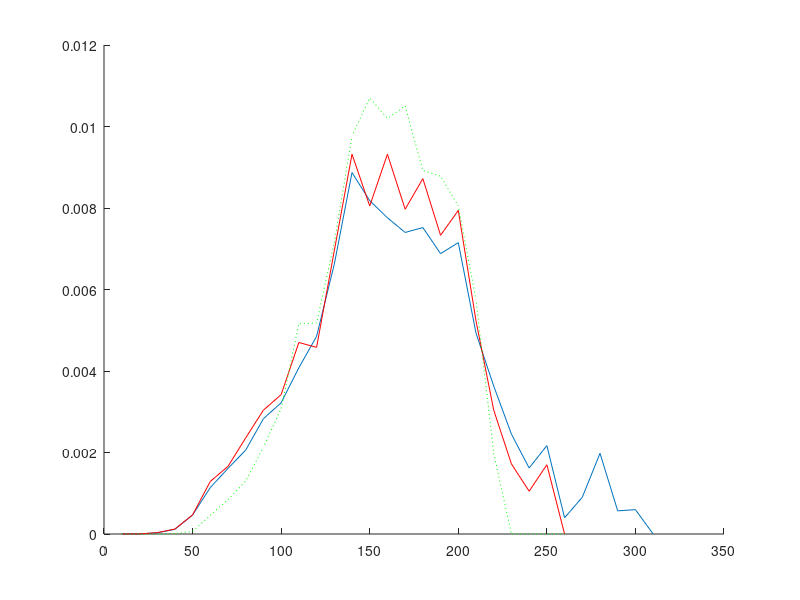

Write MATLAB code to recreate this figure.
 clear fqdokkarm
 % ====================================================
 % Input filename: PROBE.dat
 % ====================================================
 % Plot1 = 1950.0; Plot2 = 1800.0; Gdok = 0.583; Gm = 0.207;
 % Nfr =  3; JZ = 1; Cycles =  1; N =     20; GSV = 2;
 Gfr = [0.103E-01 0.504E+00 0.486E+00  ];
 Dfr = [0.100E-04 0.500E-04 0.113E-03 0.180E-03 0.160E-03 0.315E-03 ];
 %_____________________________________________________
  Dmin =          10 ; % mkm
  Di =          10 ; % mkm
  Dj =          10 ; % mkm
 % Nkarm/Nmkm(min, max) = [   3.000000       100.0000     ];
 % k5 =  0.2500000     ;
 % Statistical significance P(alpha)=  0.000000000000000E+000 ;
 % eps =  5.0000001E-02 ;
 % Calculation variant =           1 ;
 % P(karm-in-karm) coef =   8.200000     ;
 % P(karm-in-MKM) coef =   7.730000     ;
 % Zok* =  0.0000000E+00 ;
 
 
 % ====================================================
 %				Calculation	Results                  
 % ====================================================
 
 % Cycles:           1
 % Total basic particles number:
 Nbase =          20 +          20 ;
 % Total defined pockets number:
 Nkarm =                  2525 ;
 % Total calls of random generator:
 NFX =                   386 ;  NFY =                 14990 ;
 NFQ =                   240 ;  NFW =                  1923 ;
 % Accuracy of random numbers modeling :
 epsx(1)=  3.3578634E-02 ; epsx(2)=  3.2160223E-02 ; epsx(3)=  3.2293797E-04 ;
 epsx(4)=  3.2871962E-04 ; epsx(5)=  3.2313943E-02 ; epsx(6)=  1.1133790E-02 ;
 
 %_______________Local structure analysis______________
 % Medium coef [(Lij/Ddok)+1]:   3.169549     ;
 % Medium number of bridges:   4.750000    
 % Medium ratio between number of pockets and bridges :   5.851666    
 % Medium fraction of paricles number in jammed pack:  6.9066785E-02
 % Medium number of conditions breakings:
 %    1) Dok > Dmax      :  0.0000000E+00
 %    2) Dok < Dmin      :  0.0000000E+00
 %    3) Dbase < 0.5Dok  :   18.67500    
 %    4) Dbase > 2.0Dok  :   275.1000    
 %    5) l > 4.7Dbase    :   8.275000    
 %    6) Nkarm = 0       :  0.0000000E+00
 %    7) Nmkm < 2        :  0.0000000E+00
 %    8) Nkarm/Nmkm < min:  0.7500000    
 %    9) Nkarm/Nmkm > max:  0.0000000E+00
 
 %___________________Dok parameters____________________
 % Mass-medium diameter of all Dok particles, mkm:
 Dok43a =  189.57; %(analytical calculation, all particles)
 Dok43all = [ 191.25  191.30]; %(all particles, 2 variants)
 Dok43(1) =  204.40; %(basic only)
 Dok43(2) =  190.92; %(surrounding only)
 % Accuracy of all Dok particles sizes modeling:
 epsalldok =  8.8572698E-03 ;
 % Accuracy of basic and surrounding Dok particles sizes modeling:
 epsdok(1) =  7.8237385E-02 ; epsdok(2) =  7.1008303E-03 ;
 Ddok_max =  315.00; %(maximum size of all particles)
 % Standard deviation of all Dok particles, mkm:
 Dok43sd =   58.87; %(analytical calculation, all particles)
 % Accuracy of Dok fractions distribution function modeling:
 epsdokfr = [0.129E-02 0.443E-02 0.176E-01  ];
 % Total fraction of homogenized oxidizer:
 fineoxy_fr =  0.0000000E+00 ;
 
 %________________Pockets parameters___________________
 % Accuracy of pockets distribution function modeling:
 epsfkarm =  0.1544323     ;
 % Accuracy of pockets distribution moments determination (4-th and 3-th):
 epsmkarm(1)=  0.1259665     ; epsmkarm(2)=  8.9340769E-02 ;
 % Mass-medium size of pockets (var. #1), mkm:
 Dkarm43(1) =  159.73;
 % Mass-medium size of pockets (var. #2)and standard deviation, mkm:
 Dkarm43(2) =  159.72; Dkarm43sd =   49.83; %( 0.312 relative)
 % Cor. mass-medium size of pockets and standard deviation (cor. var. #1), mkm:
 Dkarm43_cor(1) =  152.43; Dkarm43sd_cor(1) =  42.71; %( 0.280 relative)
 % Cor. mass-medium size of pockets and standard deviation (cor. var. #2), mkm:
 Dkarm43_cor(2) =  152.26; Dkarm43sd_cor(2) =  34.77; %( 0.228 relative)
 % Medium size of pockets, mkm:
 Dkarm10 =   95.91;
 % Cor. medium size of pockets (cor. var. #1), mkm:
 Dkarm10_cor =   94.83;
 
 % <Zkarm>
 % Mass fraction of pockets in <binder-metal> composition (not corrected):
 Zkarm =   0.5244671      ;
 % Cor. (var. #1, #2) mass fraction of pockets  in <binder-metal> composition:
 Zkarm_cor = [  0.5244671      0.6220915      ];
 
 % <Agglomerates>
 % Pocket to Agglomerate size coefficient:
 da_coef =   0.7389501     ;
 % Mass medium size of agglomerates (normal var. #1,2  and cor. var. #1,2):
 Dagg43(1) =  118.03;
 Dagg43(2) =  118.03;
 Dagg43_cor(1) =  112.64;
 Dagg43_cor(2) =  112.51;
 
 %___________Interpocket bridges parameters____________
 % Medium MKM/Dok size between Dok particles:
 Dqmkm1 = 0.1482;
 % Medium MKM/Dol size between pockets:
 Dqmkm2 = 0.5102;
 
 
 %__________________Functions__________________________
 
 % <Dok>
 % Mass density distribution function of all dok <particles> sizes (step = 10mkm)
 fmdok = [0.000E+00 0.250E-03 0.255E-03 0.258E-03 0.253E-03 0.000E+00...
          0.000E+00 0.000E+00 0.000E+00 0.000E+00 0.000E+00 0.520E-02...
          0.730E-02 0.743E-02 0.773E-02 0.718E-02 0.969E-02 0.112E-01...
          0.289E-02 0.289E-02 0.360E-02 0.259E-02 0.354E-02 0.324E-02...
          0.299E-02 0.373E-02 0.260E-02 0.189E-02 0.454E-02 0.260E-02...
          0.441E-02 0.171E-02 0.000E+00  ];
 
 % <Pockets>
 % Mass density distribution function of <pocket>sizes (step = 10mkm):
 fmkarm = [0.986E-07 0.317E-05 0.286E-04 0.115E-03 0.466E-03 0.114E-02...
           0.161E-02 0.206E-02 0.283E-02 0.322E-02 0.408E-02 0.485E-02...
           0.662E-02 0.887E-02 0.818E-02 0.776E-02 0.740E-02 0.752E-02...
           0.688E-02 0.715E-02 0.493E-02 0.363E-02 0.245E-02 0.162E-02...
           0.217E-02 0.399E-03 0.901E-03 0.198E-02 0.568E-03 0.598E-03...
           0.000E+00  ];
 % Cor. mass density distribution function of <pocket> sizes (step = 10mkm)(cor. var #1):
 fmkarm_cor = [0.139E-06 0.318E-05 0.327E-04 0.121E-03 0.468E-03 0.129E-02...
               0.166E-02 0.236E-02 0.304E-02 0.342E-02 0.470E-02 0.458E-02...
               0.695E-02 0.932E-02 0.805E-02 0.932E-02 0.797E-02 0.872E-02...
               0.733E-02 0.794E-02 0.523E-02 0.304E-02 0.172E-02 0.105E-02...
               0.170E-02 0.000E+00  ];
 % Cor. mass density distribution function of  <pocket> sizes (step = 10mkm)(cor. var#2):
 fmkarm_cor2 = [0.000E+00 0.000E+00 0.000E+00 0.102E-04 0.641E-04 0.459E-03...
                0.843E-03 0.130E-02 0.213E-02 0.308E-02 0.516E-02 0.518E-02...
                0.715E-02 0.977E-02 0.107E-01 0.102E-01 0.105E-01 0.892E-02...
                0.878E-02 0.805E-02 0.575E-02 0.198E-02 0.000E+00 0.000E+00...
                0.000E+00 0.000E+00  ];
 % Numeric density distribution function of  <pocket> sizes (step = 10mkm):
 fqkarm = [0.396E-03 0.131E-02 0.269E-02 0.400E-02 0.812E-02 0.110E-01...
           0.958E-02 0.792E-02 0.752E-02 0.618E-02 0.578E-02 0.523E-02...
           0.554E-02 0.590E-02 0.436E-02 0.341E-02 0.269E-02 0.230E-02...
           0.178E-02 0.158E-02 0.950E-03 0.594E-03 0.356E-03 0.198E-03...
           0.238E-03 0.396E-04 0.792E-04 0.158E-03 0.396E-04 0.396E-04...
           0.000E+00  ];
 % Cor. numeric density distribution function of <pocket> sizes (step = 10mkm)(cor. var #1):
 fqkarm_cor = [0.534E-03 0.125E-02 0.285E-02 0.392E-02 0.760E-02 0.117E-01...
               0.932E-02 0.843E-02 0.760E-02 0.617E-02 0.623E-02 0.463E-02...
               0.546E-02 0.582E-02 0.404E-02 0.386E-02 0.273E-02 0.249E-02...
               0.178E-02 0.166E-02 0.950E-03 0.475E-03 0.237E-03 0.119E-03...
               0.178E-03 0.000E+00  ];
 
 % <MKM/Dok>
 % Density distribution function of MKM/Dok between Dok particles (step = 0.01)
 fqmkm1 = [0.000E+00 0.000E+00 0.704E-02 0.000E+00 0.000E+00 0.000E+00...
           0.141E-01 0.000E+00 0.704E-02 0.000E+00 0.704E-02 0.704E-02...
           0.000E+00 0.000E+00 0.000E+00 0.704E-02 0.704E-02 0.000E+00...
           0.704E-02 0.704E-02 0.000E+00 0.000E+00 0.000E+00 0.000E+00...
           0.704E-02 0.000E+00 0.704E-02 0.000E+00 0.704E-02 0.000E+00...
           0.000E+00 0.000E+00 0.000E+00 0.000E+00 0.000E+00 0.000E+00...
           0.000E+00 0.000E+00 0.704E-02 0.000E+00 0.000E+00 0.000E+00...
           0.000E+00 0.704E-02 0.704E-02 0.000E+00 0.000E+00 0.141E-01...
           0.000E+00 0.000E+00 0.141E-01 0.000E+00 0.000E+00 0.704E-02...
           0.000E+00 0.704E-02 0.000E+00 0.000E+00 0.000E+00 0.704E-02...
           0.000E+00 0.141E-01 0.000E+00 0.000E+00 0.704E-02 0.000E+00...
           0.000E+00 0.000E+00 0.704E-02 0.704E-02 0.000E+00 0.704E-02...
           0.704E-02 0.704E-02 0.000E+00 0.704E-02 0.000E+00 0.000E+00...
           0.704E-02 0.000E+00 0.000E+00 0.000E+00 0.000E+00 0.704E-02...
           0.704E-02 0.000E+00 0.704E-02 0.000E+00 0.000E+00 0.704E-02...
           0.000E+00 0.000E+00 0.000E+00 0.000E+00 0.000E+00 0.000E+00...
           0.704E-02 0.282E-01 0.704E-02 0.000E+00 0.211E-01 0.000E+00...
           0.704E-02 0.000E+00 0.000E+00 0.000E+00 0.000E+00 0.704E-02...
           0.000E+00 0.704E-02 0.141E-01 0.000E+00 0.704E-02 0.704E-02...
           0.704E-02 0.704E-02 0.000E+00 0.000E+00 0.000E+00 0.000E+00...
           0.704E-02 0.000E+00 0.704E-02 0.000E+00 0.000E+00 0.000E+00...
           0.141E-01 0.000E+00 0.704E-02 0.704E-02 0.000E+00 0.000E+00...
           0.704E-02 0.704E-02 0.000E+00 0.000E+00 0.000E+00 0.704E-02...
           0.704E-02 0.000E+00 0.000E+00 0.000E+00 0.000E+00 0.000E+00...
           0.704E-02 0.704E-02 0.704E-02 0.000E+00 0.000E+00 0.000E+00...
           0.704E-02 0.000E+00 0.704E-02 0.000E+00 0.704E-02 0.000E+00...
           0.000E+00 0.000E+00 0.000E+00 0.141E-01 0.000E+00 0.000E+00...
           0.000E+00 0.704E-02 0.000E+00 0.141E-01 0.704E-02 0.000E+00...
           0.704E-02 0.141E-01 0.000E+00 0.000E+00 0.211E-01 0.000E+00...
           0.704E-02 0.000E+00 0.000E+00 0.704E-02 0.704E-02 0.000E+00...
           0.000E+00 0.000E+00 0.000E+00 0.000E+00 0.000E+00 0.704E-02...
           0.141E-01 0.000E+00 0.704E-02 0.704E-02 0.704E-02 0.000E+00...
           0.000E+00 0.000E+00 0.000E+00 0.000E+00 0.000E+00 0.704E-02...
           0.704E-02 0.704E-02 0.704E-02 0.000E+00 0.704E-02 0.000E+00...
           0.000E+00 0.704E-02 0.704E-02 0.000E+00 0.000E+00 0.704E-02...
           0.704E-02 0.141E-01 0.141E-01 0.704E-02 0.704E-02 0.704E-02...
           0.000E+00 0.000E+00 0.704E-02 0.000E+00 0.000E+00 0.000E+00...
           0.704E-02 0.141E-01 0.000E+00 0.704E-02 0.000E+00 0.141E-01...
           0.141E-01 0.704E-02 0.000E+00 0.704E-02 0.000E+00 0.000E+00...
           0.141E-01 0.141E-01 0.704E-02 0.704E-02 0.000E+00 0.000E+00...
           0.000E+00 0.000E+00 0.704E-02 0.000E+00 0.704E-02 0.704E-02...
           0.704E-02 0.000E+00 0.000E+00 0.000E+00 0.141E-01 0.000E+00...
           0.000E+00 0.000E+00 0.000E+00 0.000E+00 0.000E+00 0.704E-02...
           0.704E-02 0.704E-02 0.211E-01 0.000E+00 0.141E-01 0.704E-02...
           0.000E+00 0.000E+00 0.000E+00 0.000E+00 0.141E-01 0.000E+00...
           0.000E+00  ];
 % Density distribution function of MKM/Dok between pockets (step = 0.01)
 fqmkm2 = [0.420E-02 0.000E+00 0.000E+00 0.000E+00 0.420E-02 0.000E+00...
           0.000E+00 0.420E-02 0.840E-02 0.000E+00 0.000E+00 0.000E+00...
           0.000E+00 0.420E-02 0.000E+00 0.420E-02 0.000E+00 0.168E-01...
           0.420E-02 0.420E-02 0.420E-02 0.000E+00 0.420E-02 0.000E+00...
           0.126E-01 0.840E-02 0.420E-02 0.420E-02 0.420E-02 0.420E-02...
           0.420E-02 0.168E-01 0.840E-02 0.126E-01 0.000E+00 0.252E-01...
           0.840E-02 0.840E-02 0.420E-02 0.840E-02 0.840E-02 0.294E-01...
           0.210E-01 0.294E-01 0.840E-02 0.252E-01 0.252E-01 0.252E-01...
           0.294E-01 0.252E-01 0.294E-01 0.210E-01 0.210E-01 0.210E-01...
           0.378E-01 0.504E-01 0.168E-01 0.168E-01 0.252E-01 0.168E-01...
           0.378E-01 0.378E-01 0.252E-01 0.420E-01 0.168E-01 0.210E-01...
           0.294E-01 0.840E-02 0.840E-02 0.210E-01 0.000E+00 0.840E-02...
           0.126E-01 0.420E-02 0.126E-01 0.420E-02 0.000E+00 0.420E-02...
           0.420E-02 0.000E+00 0.000E+00 0.000E+00 0.000E+00 0.000E+00...
           0.000E+00 0.840E-02 0.420E-02 0.000E+00 0.840E-02 0.000E+00...
           0.000E+00  ];
 
 % <Local structure analysis>
 % Coefficient [(Lij/Ddok)+1] distribution (step = 0.01):
 coef = [0.000E+00 0.000E+00 0.000E+00 0.000E+00 0.000E+00 0.000E+00...
         0.000E+00 0.000E+00 0.000E+00 0.000E+00 0.000E+00 0.000E+00...
         0.000E+00 0.000E+00 0.000E+00 0.000E+00 0.000E+00 0.000E+00...
         0.000E+00 0.000E+00 0.000E+00 0.000E+00 0.000E+00 0.000E+00...
         0.000E+00 0.000E+00 0.000E+00 0.000E+00 0.000E+00 0.000E+00...
         0.000E+00 0.000E+00 0.000E+00 0.000E+00 0.000E+00 0.000E+00...
         0.000E+00 0.000E+00 0.000E+00 0.000E+00 0.000E+00 0.000E+00...
         0.000E+00 0.000E+00 0.000E+00 0.000E+00 0.000E+00 0.000E+00...
         0.000E+00 0.000E+00 0.000E+00 0.309E-03 0.927E-03 0.618E-03...
         0.000E+00 0.000E+00 0.618E-03 0.618E-03 0.309E-03 0.000E+00...
         0.309E-03 0.927E-03 0.309E-03 0.000E+00 0.309E-03 0.927E-03...
         0.309E-03 0.618E-03 0.000E+00 0.618E-03 0.618E-03 0.124E-02...
         0.124E-02 0.124E-02 0.927E-03 0.216E-02 0.927E-03 0.309E-03...
         0.124E-02 0.618E-03 0.618E-03 0.927E-03 0.618E-03 0.927E-03...
         0.216E-02 0.154E-02 0.216E-02 0.185E-02 0.309E-03 0.247E-02...
         0.124E-02 0.216E-02 0.154E-02 0.927E-03 0.124E-02 0.927E-03...
         0.927E-03 0.247E-02 0.185E-02 0.185E-02 0.154E-02 0.247E-02...
         0.247E-02 0.927E-03 0.247E-02 0.247E-02 0.185E-02 0.309E-02...
         0.154E-02 0.278E-02 0.247E-02 0.247E-02 0.340E-02 0.216E-02...
         0.154E-02 0.309E-02 0.340E-02 0.278E-02 0.278E-02 0.247E-02...
         0.216E-02 0.432E-02 0.402E-02 0.340E-02 0.278E-02 0.247E-02...
         0.402E-02 0.463E-02 0.185E-02 0.340E-02 0.618E-02 0.432E-02...
         0.340E-02 0.309E-02 0.402E-02 0.649E-02 0.494E-02 0.216E-02...
         0.494E-02 0.432E-02 0.463E-02 0.278E-02 0.556E-02 0.371E-02...
         0.432E-02 0.494E-02 0.649E-02 0.556E-02 0.371E-02 0.494E-02...
         0.340E-02 0.432E-02 0.340E-02 0.432E-02 0.340E-02 0.494E-02...
         0.587E-02 0.587E-02 0.278E-02 0.463E-02 0.525E-02 0.402E-02...
         0.525E-02 0.463E-02 0.402E-02 0.587E-02 0.618E-02 0.402E-02...
         0.340E-02 0.463E-02 0.494E-02 0.463E-02 0.340E-02 0.587E-02...
         0.494E-02 0.525E-02 0.340E-02 0.216E-02 0.371E-02 0.402E-02...
         0.556E-02 0.587E-02 0.185E-02 0.371E-02 0.340E-02 0.340E-02...
         0.371E-02 0.432E-02 0.216E-02 0.432E-02 0.278E-02 0.309E-02...
         0.247E-02 0.278E-02 0.247E-02 0.494E-02 0.402E-02 0.185E-02...
         0.927E-03 0.340E-02 0.247E-02 0.216E-02 0.216E-02 0.278E-02...
         0.247E-02 0.278E-02 0.216E-02 0.247E-02 0.278E-02 0.247E-02...
         0.154E-02 0.371E-02 0.927E-03 0.185E-02 0.154E-02 0.247E-02...
         0.216E-02 0.216E-02 0.124E-02 0.185E-02 0.927E-03 0.278E-02...
         0.402E-02 0.185E-02 0.154E-02 0.216E-02 0.216E-02 0.618E-03...
         0.618E-03 0.216E-02 0.124E-02 0.927E-03 0.124E-02 0.927E-03...
         0.927E-03 0.927E-03 0.124E-02 0.154E-02 0.124E-02 0.309E-03...
         0.309E-03 0.154E-02 0.618E-03 0.618E-03 0.124E-02 0.618E-03...
         0.124E-02 0.154E-02 0.154E-02 0.124E-02 0.154E-02 0.124E-02...
         0.185E-02 0.309E-03 0.000E+00 0.927E-03 0.927E-03 0.124E-02...
         0.309E-03 0.618E-03 0.618E-03 0.309E-03 0.124E-02 0.124E-02...
         0.309E-03 0.124E-02 0.124E-02 0.309E-03 0.124E-02 0.927E-03...
         0.154E-02 0.618E-03 0.618E-03 0.618E-03 0.309E-03 0.927E-03...
         0.927E-03 0.309E-03 0.618E-03 0.927E-03 0.927E-03 0.927E-03...
         0.309E-03 0.618E-03 0.000E+00 0.124E-02 0.309E-03 0.000E+00...
         0.309E-03 0.927E-03 0.000E+00 0.000E+00 0.309E-03 0.927E-03...
         0.309E-03 0.000E+00 0.247E-02 0.309E-03 0.927E-03 0.618E-03...
         0.154E-02 0.000E+00 0.618E-03 0.309E-03 0.309E-03 0.154E-02...
         0.000E+00 0.618E-03 0.000E+00 0.000E+00 0.309E-03 0.124E-02...
         0.154E-02 0.154E-02 0.309E-03 0.154E-02 0.185E-02 0.927E-03...
         0.124E-02 0.154E-02 0.927E-03 0.124E-02 0.618E-03 0.309E-03...
         0.309E-03 0.618E-03 0.618E-03 0.185E-02 0.618E-03 0.927E-03...
         0.618E-03 0.309E-03 0.309E-03 0.247E-02 0.124E-02 0.124E-02...
         0.618E-03 0.618E-03 0.124E-02 0.618E-03 0.618E-03 0.000E+00...
         0.154E-02 0.309E-03 0.927E-03 0.618E-03 0.124E-02 0.618E-03...
         0.124E-02 0.927E-03 0.927E-03 0.185E-02 0.124E-02 0.927E-03...
         0.154E-02 0.309E-03 0.185E-02 0.927E-03 0.185E-02 0.618E-03...
         0.309E-03 0.309E-03 0.618E-03 0.154E-02 0.618E-03 0.154E-02...
         0.618E-03 0.927E-03 0.154E-02 0.927E-03 0.154E-02 0.154E-02...
         0.154E-02 0.927E-03 0.154E-02 0.278E-02 0.927E-03 0.185E-02...
         0.927E-03 0.618E-03 0.185E-02 0.124E-02 0.618E-03 0.216E-02...
         0.309E-03 0.278E-02 0.618E-03 0.154E-02 0.216E-02 0.154E-02...
         0.618E-03 0.185E-02 0.154E-02 0.618E-03 0.124E-02 0.216E-02...
         0.618E-03 0.309E-03 0.927E-03 0.000E+00 0.185E-02 0.247E-02...
         0.185E-02 0.927E-03 0.185E-02 0.154E-02 0.216E-02 0.927E-03...
         0.927E-03 0.124E-02 0.618E-03 0.154E-02 0.216E-02 0.309E-03...
         0.927E-03 0.154E-02 0.185E-02 0.185E-02 0.927E-03 0.247E-02...
         0.278E-02 0.927E-03 0.927E-03 0.927E-03 0.124E-02 0.216E-02...
         0.185E-02 0.124E-02 0.185E-02 0.618E-03 0.124E-02 0.154E-02...
         0.154E-02 0.124E-02 0.927E-03 0.216E-02 0.309E-03 0.124E-02...
         0.185E-02 0.618E-03 0.216E-02 0.000E+00 0.927E-03 0.278E-02...
         0.618E-03 0.154E-02 0.124E-02 0.124E-02 0.185E-02 0.185E-02...
         0.185E-02 0.154E-02 0.154E-02 0.618E-03 0.216E-02 0.618E-03...
         0.247E-02 0.124E-02 0.124E-02 0.124E-02 0.216E-02 0.309E-02...
         0.185E-02 0.309E-02 0.124E-02 0.247E-02 0.278E-02 0.124E-02...
         0.000E+00 0.154E-02 0.154E-02 0.185E-02 0.216E-02 0.154E-02...
         0.154E-02 0.618E-03 0.124E-02 0.124E-02 0.185E-02 0.618E-03...
         0.185E-02 0.185E-02 0.216E-02 0.247E-02 0.247E-02 0.309E-02...
         0.618E-03 0.618E-03 0.216E-02 0.185E-02 0.927E-03 0.124E-02...
         0.154E-02 0.185E-02 0.927E-03 0.124E-02 0.124E-02 0.154E-02...
         0.927E-03 0.618E-03 0.124E-02 0.124E-02 0.124E-02 0.216E-02...
         0.185E-02 0.154E-02 0.124E-02 0.618E-03 0.154E-02 0.618E-03...
         0.154E-02 0.124E-02 0.927E-03 0.927E-03 0.185E-02 0.247E-02...
         0.185E-02 0.124E-02 0.247E-02 0.278E-02 0.618E-03 0.927E-03...
         0.216E-02 0.927E-03 0.185E-02 0.216E-02 0.927E-03 0.154E-02...
         0.154E-02 0.124E-02 0.927E-03 0.216E-02 0.185E-02 0.124E-02...
         0.154E-02 0.216E-02 0.124E-02 0.185E-02 0.618E-03 0.154E-02...
         0.927E-03 0.124E-02 0.618E-03 0.927E-03 0.124E-02 0.185E-02...
         0.927E-03 0.185E-02 0.185E-02 0.185E-02 0.154E-02 0.309E-03...
         0.185E-02 0.124E-02 0.309E-02 0.309E-02 0.216E-02 0.154E-02...
         0.154E-02 0.185E-02 0.216E-02 0.927E-03 0.927E-03 0.185E-02...
         0.124E-02 0.124E-02 0.185E-02 0.216E-02 0.927E-03 0.216E-02...
         0.124E-02 0.618E-03 0.618E-03 0.154E-02 0.124E-02 0.124E-02...
         0.216E-02 0.185E-02 0.618E-03 0.247E-02 0.618E-03 0.618E-03...
         0.124E-02 0.309E-03 0.278E-02 0.154E-02 0.185E-02 0.927E-03...
         0.618E-03 0.618E-03 0.618E-03 0.927E-03 0.618E-03 0.309E-03...
         0.309E-03 0.216E-02 0.927E-03 0.927E-03 0.618E-03 0.124E-02...
         0.000E+00 0.618E-03 0.927E-03 0.124E-02 0.618E-03 0.000E+00...
         0.618E-03 0.154E-02 0.185E-02 0.124E-02 0.618E-03 0.309E-03...
         0.309E-03 0.618E-03 0.000E+00 0.618E-03 0.124E-02 0.309E-03...
         0.309E-03 0.927E-03 0.000E+00 0.000E+00 0.154E-02 0.618E-03...
         0.618E-03 0.309E-03 0.927E-03 0.309E-03 0.618E-03 0.000E+00...
         0.124E-02 0.309E-03 0.000E+00 0.124E-02 0.927E-03 0.618E-03...
         0.309E-03 0.309E-03 0.309E-03 0.124E-02 0.618E-03 0.927E-03...
         0.309E-03 0.618E-03 0.618E-03 0.309E-03 0.000E+00 0.309E-03...
         0.309E-03 0.000E+00 0.309E-03 0.309E-03 0.618E-03 0.309E-03...
         0.154E-02 0.309E-03 0.000E+00 0.927E-03 0.618E-03 0.309E-03...
         0.927E-03 0.618E-03 0.000E+00 0.927E-03 0.309E-03 0.927E-03...
         0.000E+00 0.000E+00 0.618E-03 0.309E-03 0.000E+00 0.927E-03...
         0.000E+00 0.000E+00 0.927E-03 0.618E-03 0.309E-03 0.000E+00...
         0.618E-03 0.000E+00 0.618E-03 0.000E+00 0.000E+00 0.000E+00...
         0.309E-03 0.309E-03 0.000E+00 0.000E+00 0.309E-03 0.000E+00...
         0.309E-03 0.927E-03 0.000E+00 0.618E-03 0.618E-03 0.000E+00...
         0.309E-03 0.309E-03 0.000E+00 0.000E+00 0.309E-03 0.309E-03...
         0.000E+00 0.309E-03 0.000E+00 0.000E+00 0.309E-03 0.309E-03...
         0.000E+00 0.309E-03 0.309E-03 0.000E+00 0.309E-03 0.000E+00...
         0.309E-03 0.000E+00 0.618E-03 0.000E+00 0.000E+00 0.000E+00...
         0.000E+00 0.000E+00 0.000E+00 0.000E+00 0.000E+00 0.309E-03...
         0.000E+00 0.000E+00 0.000E+00 0.309E-03 0.000E+00 0.309E-03...
         0.000E+00 0.000E+00 0.000E+00 0.309E-03 0.000E+00 0.309E-03...
         0.000E+00 0.000E+00 0.000E+00 0.000E+00 0.618E-03 0.000E+00...
         0.309E-03 0.000E+00 0.000E+00 0.309E-03 0.000E+00 0.000E+00...
         0.309E-03 0.000E+00 0.309E-03 0.309E-03 0.000E+00 0.000E+00...
         0.000E+00 0.000E+00 0.309E-03 0.000E+00 0.000E+00 0.618E-03...
         0.309E-03 0.309E-03 0.000E+00 0.309E-03 0.000E+00 0.618E-03...
         0.000E+00 0.000E+00 0.309E-03 0.000E+00 0.000E+00 0.309E-03...
         0.000E+00 0.000E+00 0.000E+00 0.000E+00 0.000E+00 0.000E+00...
         0.000E+00 0.000E+00 0.000E+00 0.000E+00 0.000E+00 0.000E+00...
         0.000E+00 0.000E+00 0.309E-03 0.000E+00 0.000E+00 0.309E-03...
         0.000E+00 0.309E-03 0.000E+00 0.000E+00 0.000E+00 0.000E+00...
         0.000E+00 0.000E+00 0.000E+00 0.000E+00 0.000E+00 0.618E-03...
         0.000E+00 0.000E+00 0.000E+00 0.000E+00 0.000E+00 0.000E+00...
         0.000E+00 0.618E-03 0.000E+00 0.000E+00 0.000E+00 0.309E-03...
         0.618E-03 0.000E+00 0.309E-03 0.000E+00 0.309E-03 0.000E+00...
         0.000E+00 0.309E-03 0.000E+00 0.309E-03 0.000E+00 0.000E+00...
         0.309E-03 0.000E+00 0.000E+00 0.000E+00 0.000E+00 0.000E+00...
         0.000E+00 0.000E+00 0.000E+00 0.000E+00 0.000E+00 0.000E+00...
         0.000E+00 0.309E-03 0.000E+00 0.000E+00 0.000E+00 0.000E+00...
         0.000E+00 0.000E+00 0.309E-03 0.000E+00 0.000E+00 0.000E+00...
         0.000E+00 0.000E+00 0.000E+00 0.309E-03 0.000E+00 0.000E+00...
         0.000E+00 0.000E+00 0.000E+00 0.000E+00 0.000E+00 0.309E-03...
         0.000E+00 0.000E+00 0.000E+00 0.000E+00 0.000E+00 0.309E-03...
         0.000E+00 0.309E-03 0.309E-03 0.309E-03 0.000E+00 0.000E+00...
         0.000E+00 0.000E+00 0.000E+00 0.000E+00 0.000E+00 0.000E+00...
         0.000E+00 0.000E+00 0.000E+00 0.000E+00 0.000E+00 0.000E+00...
         0.000E+00 0.000E+00 0.000E+00 0.309E-03 0.000E+00 0.000E+00...
         0.000E+00 0.000E+00 0.000E+00 0.000E+00 0.000E+00 0.000E+00...
         0.000E+00 0.309E-03 0.000E+00 0.000E+00 0.000E+00 0.309E-03...
         0.000E+00 0.000E+00 0.000E+00 0.000E+00 0.000E+00 0.000E+00...
         0.000E+00 0.000E+00 0.000E+00 0.000E+00 0.000E+00 0.309E-03...
         0.000E+00 0.000E+00 0.000E+00 0.000E+00 0.000E+00 0.000E+00...
         0.000E+00 0.000E+00 0.309E-03 0.000E+00 0.000E+00 0.000E+00...
         0.000E+00 0.000E+00 0.000E+00 0.000E+00 0.000E+00 0.000E+00...
         0.000E+00 0.000E+00 0.000E+00 0.000E+00 0.000E+00 0.309E-03...
         0.309E-03 0.000E+00 0.000E+00 0.000E+00 0.000E+00 0.000E+00...
         0.000E+00 0.309E-03 0.309E-03 0.000E+00 0.000E+00 0.000E+00...
         0.309E-03 0.000E+00 0.000E+00 0.000E+00 0.000E+00 0.000E+00...
         0.000E+00 0.000E+00 0.000E+00 0.000E+00 0.000E+00 0.000E+00...
         0.000E+00 0.000E+00 0.000E+00 0.000E+00 0.000E+00 0.000E+00...
         0.000E+00 0.000E+00 0.000E+00 0.000E+00 0.000E+00 0.309E-03...
         0.000E+00 0.000E+00 0.000E+00 0.000E+00 0.000E+00 0.000E+00...
         0.000E+00 0.000E+00 0.000E+00 0.000E+00 0.000E+00 0.000E+00...
         0.309E-03 0.000E+00 0.000E+00  ];
 % Distribution of P[pocket-in-pocket] on basicDok particles sizes:
 pdoksmall = [0.569E-38 0.569E-38 0.496E-02 0.892E-02 0.126E-01 0.161E-01...
              0.194E-01 0.227E-01 0.258E-01 0.288E-01 0.288E-01 0.288E-01...
              0.288E-01 0.288E-01 0.288E-01 0.288E-01 0.288E-01 0.288E-01...
              0.288E-01 0.288E-01 0.288E-01 0.288E-01 0.129E+00 0.233E+00...
              0.369E+00 0.490E+00 0.601E+00 0.700E+00 0.793E+00 0.876E+00...
              0.944E+00 0.101E+01  ];
 
 % <Conditional DOK>
 % Pockets categories sizes (mkm):
 Dkarmcat = [0.300E+03  ];
 % Dependency of mass-medium Dok particles sizes on pockets categories:
 dokkarm43 = [0.230E+03  ];
 % Dependency of medium Dok particles sizes on pockets categories:
 dokkarm10 = [0.958E+02  ];
 % Numeric density distribution functions of  particles on pockets categories:
 % Dkarm =    300 mkm
 fqdokkarm(  1,:) = [0.000E+00 0.257E-01 0.142E-01 0.832E-02 0.428E-02 0.000E+00...
                     0.000E+00 0.000E+00 0.000E+00 0.000E+00 0.000E+00 0.186E-02...
                     0.404E-02 0.454E-02 0.572E-02 0.690E-02 0.631E-02 0.575E-02...
                     0.201E-02 0.619E-03 0.118E-02 0.265E-03 0.130E-02 0.165E-02...
                     0.118E-03 0.590E-04 0.118E-03 0.000E+00 0.590E-04 0.944E-03...
                     0.395E-02 0.885E-04 0.000E+00  ];
 
 % Calculation time:  0 :  0 :  0
 % __________________________
 hold on
 plot(Di:Di:Di*size(fmkarm,2),fmkarm)
 plot(Di:Di:Di*size(fmkarm_cor,2),fmkarm_cor,'r')
 plot(Di:Di:Di*size(fmkarm_cor2,2),fmkarm_cor2,'g:')
